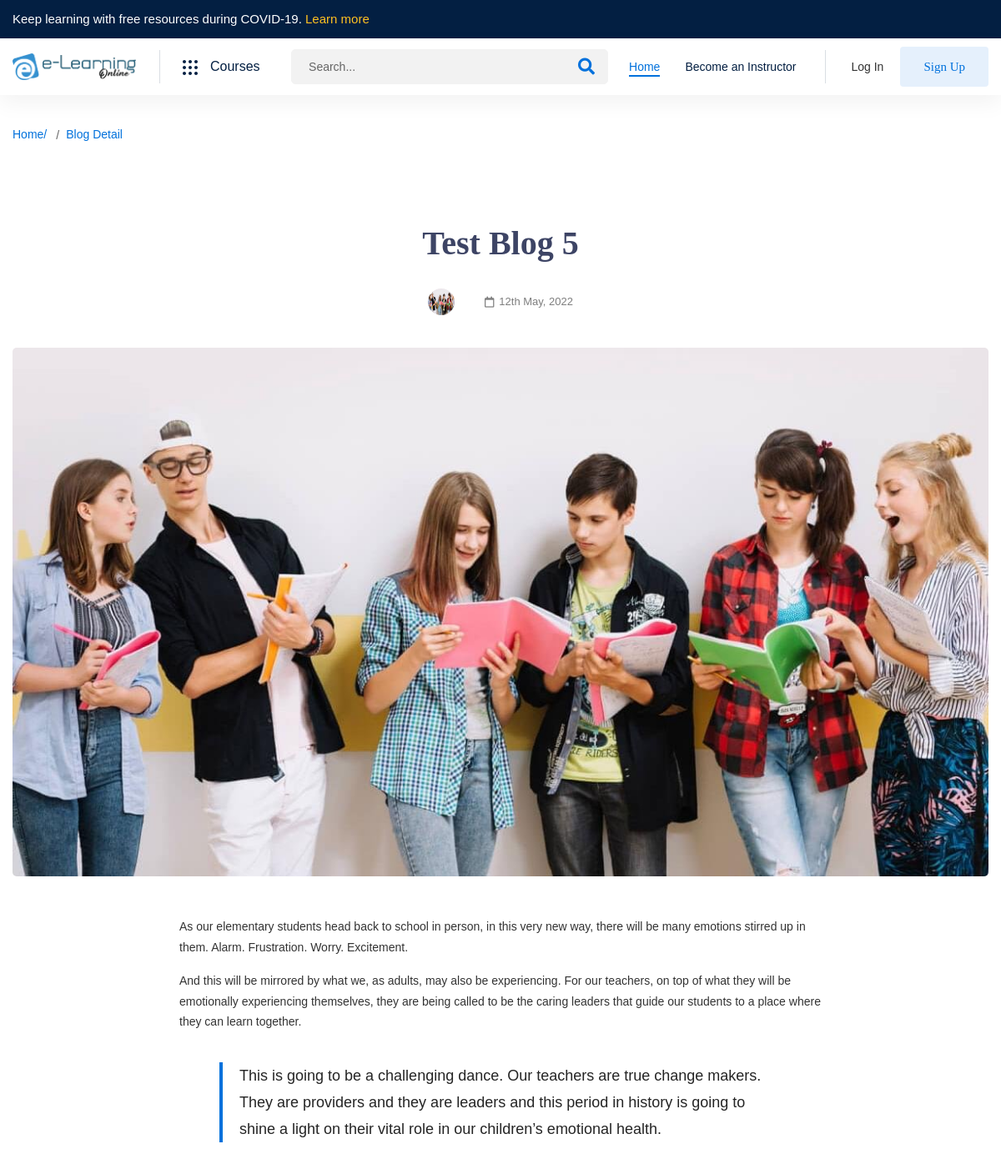
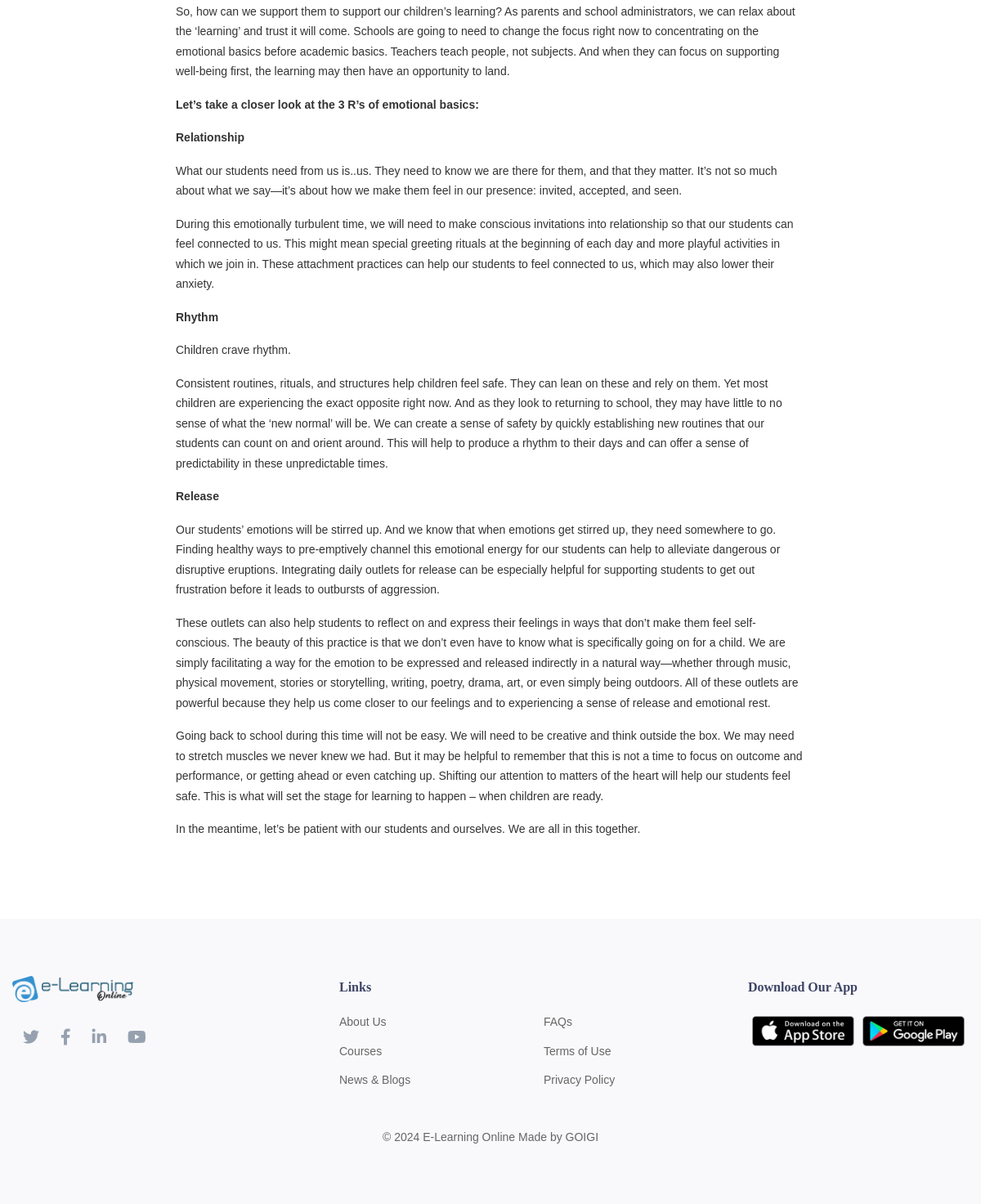
Page /blog/2 on the committed database (2 pictures, top to bottom).
### tables this page shows
CREATE TABLE `settings` (
  `settingId` bigint(20) NOT NULL,
  `logo` varchar(500) DEFAULT NULL,
  `favicon` varchar(500) DEFAULT NULL,
  `title` varchar(500) DEFAULT NULL,
  `company` varchar(200) NOT NULL,
  `address` varchar(500) DEFAULT NULL,
  `email` varchar(500) DEFAULT NULL,
  `phone` varchar(500) DEFAULT NULL,
  `facebook` tinytext,
  `twitter` tinytext,
  `linkedin` tinytext,
  `instagram` tinytext,
  `member_subscription` int(2) NOT NULL,
  `member_activity` int(2) NOT NULL,
  `weekly_report` int(2) NOT NULL
);

CREATE TABLE `blogs` (
  `articleId` bigint(20) NOT NULL,
  `title` varchar(255) DEFAULT NULL,
  `thumbnail` varchar(255) DEFAULT NULL,
  `descriptions` text,
  `created` datetime DEFAULT NULL,
  `updated` timestamp NOT NULL DEFAULT CURRENT_TIMESTAMP ON UPDATE CURRENT_TIMESTAMP,
  `status` tinyint(3) NOT NULL DEFAULT '1' COMMENT '0=Inactive, 1=Active'
);

### application/controllers/Home.php (called while the page is built, shortened)
<?php
class Home extends My_Controller
{
	public function __construct()
    {
    	$this->load->model('Commonmodel');
    	$this->load->helper('form');
		$this->load->helper(array('url','front_helper'));
		$this->load->library("pagination");
    }
	public function blogdetail($articleId)
	{
		$data['title'] = "Blog Page";
		$data['blogDetail'] = $this->mymodel->get('blogs', true, 'articleId', $articleId);
		$this->load->view('header', $data);
		$this->load->view('blog_detail');
		$this->load->view('footer');
	}
}

### index.php (called while the page is built, shortened)
<?php
require_once BASEPATH.'core/CodeIgniter.php';

### application/core/MY_Model.php (called while the page is built, shortened)
<?php
class MY_Model extends CI_Model {
	public function get($table, $single = False, $col = NULL, $id = NULL, $limit = NULL, $order_by = NULL)
	{
		if (!$col == NULL && !$id == NULL) {
			$this->db->where($col, $id);
		}
		$this->db->from($table);
		if ($single == FALSE) {
			$method = 'result';
		} else {
			$method = 'row';
		}
		$query = $this->db->get();
		$result = $query->$method();
		return $result;
	}
}

### application/views/blog_detail.php (the view, shortened to what this page needs)
<div class="page-banner">
    <div class="page-banner__wrapper">
        <div class="container">
            <div class="page-breadcrumb">
                <ul class="breadcrumb">
                    <li class="breadcrumb-item"><a href="index-main.html">Home/</a></li>
                    <li class="breadcrumb-item"><a href="blog-grid-left-sidebar.html">Blog Detail</a></li>
                </ul>
            </div>
        </div>
    </div>
</div>
<div class="blog-section section-padding-01">
    <div class="container custom-container">
        <div class="blog-details text-center">
            <div class="blog-details__content pt-0">
                <h3 class="blog-details__title-02"><?=$blogDetail->title?></h3>
                <div class="blog-details__meta justify-content-center">
                    <a class="meta-action" href="#">
                        <img class="meta-action__avatar" src="<?=base_url('uploads/blogs/'.$blogDetail->thumbnail)?>" alt="Avatar" width="32" height="32">
                    </a>
                    <span class="meta-action"><i class="far fa-calendar"></i> <span class="meta-action__value"><?=date('jS F, Y',strtotime($blogDetail->created))?></span></span>
                </div>
            </div>
            <div class="blog-details__image">
                <img src="<?=base_url('uploads/blogs/'.$blogDetail->thumbnail)?>" alt="Blog" width="1170" height="634">
            </div>
        </div>
        <div class="blog-details-no-sidebar">
            <div class="blog-details">
                <div class="blog-details__content">
                   <?=html_entity_decode($blogDetail->descriptions)?>
                </div>
            </div>
        </div>
    </div>
</div>

### application/views/header.php (shortened to what this page needs)
<?php
    $settings = $this->mymodel->get('settings', true, 'settingId', '1');
?>
<!DOCTYPE html>
<html class="no-js" lang="en">
<head>
    <link rel="stylesheet" href="<?=base_url('frontend/css/vendor/fontawesome-all.min.css')?>">
    <link rel="stylesheet" href="<?=base_url('frontend/css/vendor/bootstrap.min.css')?>">
    <link rel="stylesheet" href="<?=base_url('frontend/css/vendor/edumall-icon.css')?>">
    <link rel="stylesheet" href="<?=base_url('frontend/css/plugins/aos.css')?>">
    <link rel="stylesheet" href="<?=base_url('frontend/css/plugins/swiper-bundle.min.css')?>">
    <link rel="stylesheet" href="<?=base_url('frontend/css/plugins/perfect-scrollbar.css')?>">
    <link rel="stylesheet" href="<?=base_url('frontend/css/plugins/jquery.powertip.min.css')?>">
    <link rel="stylesheet" href="<?=base_url('frontend/css/plugins/glightbox.min.css')?>">
    <link rel="stylesheet" href="<?=base_url('frontend/css/plugins/flatpickr.min.css')?>">
    <link rel="stylesheet" href="<?=base_url('frontend/css/plugins/ion.rangeSlider.min.css')?>">
    <link rel="stylesheet" href="<?=base_url('frontend/css/plugins/select2.min.css')?>">
    <link rel="stylesheet" href="<?= base_url('plugins/sweetalert/sweetalert.css');?>">
    <link rel="stylesheet" href="<?= base_url('frontend/css/owl.carousel.min.css');?>">
    <link rel="stylesheet" href="<?=base_url('frontend/css/style.css')?>">
    <link rel="stylesheet" href="<?=base_url('frontend/css/custom.css')?>">
</head>
<body>
    <main class="main-wrapper">
        <div class="header-section header-sticky">
            <div class="header-top d-none d-sm-block">
                <div class="container">
                    <div class="header-top-bar-wrap">
                        <div class="row">
                            <div class="col-lg-8">
                                <div class="header-top-bar-wrap__text">
                                    <p>
                                        Keep learning with free resources during <strong>COVID-19.</strong> <a href="#">Learn more</a>
                                    </p>
                                </div>
                            </div>
                            <div class="col-lg-4">
                            </div>
                        </div>
                    </div>
                </div>
            </div>
            <div class="header-main">
                <div class="container">
                    <div class="header-main-wrapper">
                        <div class="header-logo">
                            <a class="header-logo__logo" href="<?=base_url()?>"><img src="<?= base_url('uploads/logos/'.@$settings->logo) ?>" width="296" height="64" alt="Logo"></a>
                        </div>
                        <div class="header-category-menu d-none d-xl-block">
                            <a href="<?=base_url('courselist')?>" class="header-category-toggle">
                                <div class="header-category-toggle__icon">
                                </div>
                                <div class="header-category-toggle__text">Courses</div>
                            </a>
                        </div>
                        <div class="header-inner">
                            <div class="header-serach">
                                <form action="<?=base_url('courselist')?>" method="post">
                                    <input type="text" name="search_text" class="header-serach__input" placeholder="Search...">
                                    <button type="submit" class="header-serach__btn"><i class="fas fa-search"></i></button>
                                </form>
                            </div>
                            <div class="header-navigation d-none d-xl-block">
                                <nav class="menu-primary">
                                    <ul class="menu-primary__container">
                                        <li><a class="active" href="<?=base_url()?>"><span>Home</span></a></li>
                                        <?php if (!$this->session->has_userdata('instructor')){ ?>
                                        <li><a href="<?=base_url('become-a-instructor')?>"><span>Become an Instructor</span></a></li>
                                    <?php }?>
                                    </ul>
                                </nav>
                            </div>
                            <div class="header-user d-none d-lg-flex">
                                <?php if ($this->session->has_userdata('userId') && $this->session->has_userdata('student')){?>
                                    <nav class="menu-primary">
                                        <ul class="menu-primary__container">
                                            <li><a class="" href="<?=base_url('student/dashboard')?>"><span>Dashboard</span></a></li>
                                            <li><a href="<?=base_url('login/logout')?>">Logout</a></li>
                                        </ul>
                                    </nav>
                            <?php } else { ?>
                                <div class="header-user__button">
                                    <button class="header-user__login" data-bs-toggle="modal" data-bs-target="#loginModal" data-backdrop="static" data-keyboard="false"  data-toggle="modal">Log In</button>
                                </div>
                                <div class="header-user__button">
                                    <button class="header-user__signup btn btn-primary btn-hover-primary" id="userRegisterModalOpening">Sign Up</button>
                                </div>
                            <?php }?>
                            </div>
                        </div>
                    </div>
                </div>
            </div>
        </div>

### application/views/footer.php (shortened to what this page needs)
<?php $settings = $this->mymodel->get('settings', true, 'settingId', '1'); ?>
<div class="footer-section footer-bg-1">
    <div class="footer-widget-area section-padding-01">
        <div class="container">
            <div class="row gy-6">
                <div class="col-lg-4">
                    <div class="footer-widget ">
                        <a href="<?=base_url()?>" class="footer-widget__logo"><img src="<?= base_url('uploads/logos/'.@$settings->logo) ?>" alt="Logo" width="150" height="32"></a>
                        <div class="footer-widget__social justify-content-start">
                            <a href="https://twitter.com/" target="_blank"><i class="fab fa-twitter"></i></a>
                            <a href="https://www.facebook.com/" target="_blank"><i class="fab fa-facebook-f"></i></a>
                            <a href="https://www.linkedin.com/" target="_blank"><i class="fab fa-linkedin-in"></i></a>
                            <a href="https://www.youtube.com/" target="_blank"><i class="fab fa-youtube"></i></a>
                        </div>
                    </div>
                </div>
                <div class="col-lg-5">
                    <div class="footer-widget">
                        <h4 class="footer-widget__title">Links</h4>
                        <div class="row">
                            <div class="col-lg-6">
                                <ul class="footer-widget__link">
                                    <li><a href="<?=base_url('about-us')?>">About Us</a></li>
                                    <li><a href="<?=base_url('courselist')?>">Courses</a></li>
                                    <li><a href="<?=base_url('blogs')?>">News & Blogs</a></li>
                                </ul>
                            </div>
                            <div class="col-lg-6">
                                <ul class="footer-widget__link ">
                                    <li><a href="<?=base_url('faqs')?>">FAQs</a></li>
                                    <li><a href="<?=base_url('terms-and-conditions')?>">Terms of Use</a></li>
                                    <li><a href="<?=base_url('privacy-policy')?>">Privacy Policy</a></li>
                                </ul>
                            </div>
                        </div>
                    </div>
                </div>
                <div class="col-lg-3">
                    <div class="footer-widget">
                        <h4 class="footer-widget__title">Download Our App </h4>
                        <div class="d-flex appdownload mb-3">
                            <a href="#"><img src="<?= base_url('frontend/images/appstores.png')?>"></a>
                            <a href="#"><img src="<?= base_url('frontend/images/play-store.png')?>"></a>
                        </div>
                    </div>
                </div>
                <div class="col-lg-12 text-center">
                    <p class="footer-widget__copyright">&copy;  <?=date('Y')?> <span> <?=$settings->title?> </span> Made by <a href="https://www.goigi.com" target="_blank">GOIGI</a></p>
                </div>
            </div>
        </div>
    </div>
</div>
</main>
</body>
</html>

### frontend/css/custom.css (style rules this page uses)
:root { --tooltip-color: #563d7c; }
.appdownload a { padding: 5px; }
.appdownload img { width: 141px; }
.breadcrumb-item { margin: 20px 0 15px; font-weight: 500; font-size: 13px; padding-right: 15px; position: relative; }
.breadcrumb-item:after { position: absolute; content: '/'; right: 0px; top: 1px; color: #666; }
.breadcrumb-item:last-child:after { display: none; }
.breadcrumb-item a { color: #0071dc; display: block; }
body { top: 0 !important; }

### rows in the picture
settings: logo (picture), title "E-Learning Online"
blogs: title "Test Blog 5", thumbnail (picture), created "12th May, 2022", descriptions "As our elementary students head back to school in person, in this very new way, there will be many emotions stirred up in them. Alarm. Frustration. Worry. Excitement. And this will be mirrored by what we, as adults, may also be experiencing. For our teachers, on top of what they will be emotionally experiencing themselves, they are being called to be the caring leaders that guide our students to a place where they can learn together. This is going to be a challenging dance. Our teachers are true change makers. They are providers and they are leaders and this period in history is going to shine a light on their vital role in our children’s emotional health. So, how can we support them to…"
